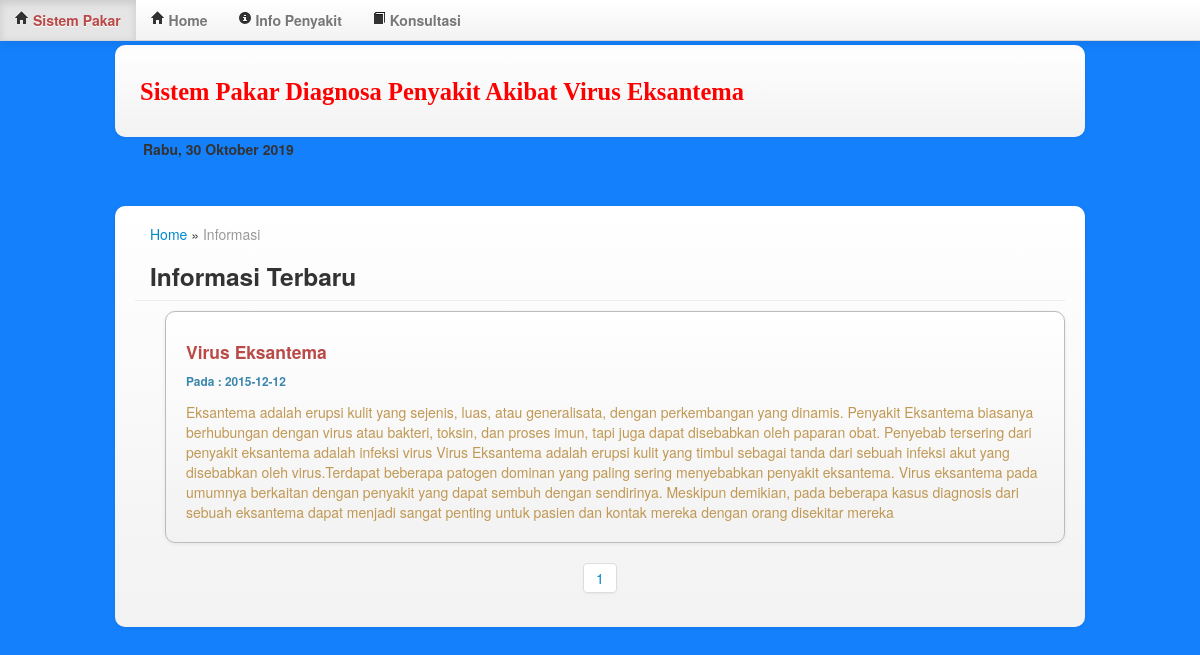
The app's page /informasi.php with its own data.
### tables this page shows
CREATE TABLE IF NOT EXISTS `informasi` (
  `id_informasi` int(10) NOT NULL AUTO_INCREMENT,
  `judul` text NOT NULL,
  `isi` text NOT NULL,
  `tgl` date NOT NULL,
  `ket` varchar(4) NOT NULL,
  PRIMARY KEY (`id_informasi`)
);

### informasi.php (the view, shortened to what this page needs)
<!DOCTYPE html>
<html lang="en">
<head>
	<link href="css/bootstrap.min.css" rel="stylesheet" media="screen">
</head>
<body>
<?php
		include_once 'menu.php';
	include_once 'header.php';
?>
<div class="container">
	<div class="navbar-inner" style="border:0px solid #bbb; border-radius:10px; padding:10px 20px 10px 20px; margin-top:45px; margin-left:auto; margin-right:auto;">
		<?php
			$i = 1;
			$jml_per_halaman = 3;
			$jml_data = mysql_num_rows(mysql_query("select * from informasi where ket='Show'"));
			$jml_halaman = ceil($jml_data / $jml_per_halaman);
			if(isset($_GET['hal'])){
				$hal = $_GET['hal'];
				$i = ($hal - 1) * $jml_per_halaman  + 1;
				$s = mysql_query("select * from informasi where ket='Show' order by id_informasi desc limit ".(($hal - 1) * $jml_per_halaman).", $jml_per_halaman");
			}else{
				$s = mysql_query("select * from informasi where ket='Show' order by id_informasi desc limit 0, $jml_per_halaman")
						or die(mysql_error());
			}
		?>
		<ul class="breadcrumb" style="margin:0; background-color:transparent;">
			<li><a href="informasi.php?hal=1">Home</a>
				<span class="devider">&raquo;</span></li>
			<li class="active">Informasi</li>
		</ul>
		<div class="modal-header">
			<h3>Informasi Terbaru</h3>
		</div>
		<?php if(mysql_num_rows($s) != 0){ ?>
		<div style="margin-top:5px;">
			<form id="form1" name="form1" method="post" action="">
				<?php while($data = mysql_fetch_array($s)){ ?>
					<div class="navbar-inner" style="border:1px solid #bbb;border-radius:10px;padding:20px; margin-left:30px; margin-top:10px">
						<div class="control-group text-left text-error">
							<h4><?php echo "$data[judul]"; ?></h4>
						</div>
						<div class="text-info">
							<h6>Pada : <?php echo $data['tgl'] ?></h6>
						</div>
						<div class="text-warning">
							<?php echo $data['isi'] ?>
						</div>
					</div>
				<?php $i++; } ?>
				<div class="pagination pagination-centered">
					<ul>
						<?php for($i = 1; $i <= $jml_halaman; $i++) { ?>
							<li><a href="informasi.php?hal=<?php echo $i ?>"><?php echo $i ?></a></li>
						<?php } ?>
					</ul>
				</div>
				<?php
					}else{
						echo "<h3 class='text-error text-center'>Belum Ada Informasi..</h3>";
					}
				?>
			</form>
		</div>
	</div>
</div>
<br><br><br><br>
</body>
</html>

### informasi.php (style rules this page uses)
body { background-image: url(img/body.jpg); background-repeat: repeat; background-attachment: fixed; }

### records on screen
informasi: judul "Virus Eksantema", tgl "2015-12-12", isi "Eksantema adalah erupsi kulit yang sejenis, luas, atau generalisata, dengan perkembangan yang dinamis. Penyakit Eksantema biasanya berhubungan dengan virus atau bakteri, toksin, dan proses imun, tapi juga dapat disebabkan oleh paparan obat. Penyebab tersering dari penyakit eksantema adalah infeksi virus Virus Eksantema adalah erupsi kulit yang timbul sebagai tanda dari sebuah infeksi akut yang disebabkan oleh virus.Terdapat beberapa patogen dominan yang paling sering menyebabkan penyakit eksantema. Virus eksantema pada umumnya berkaitan dengan penyakit yang dapat sembuh dengan sendirinya. Meskipun demikian, pada beberapa kasus diagnosis dari sebuah eksantema dapat menjadi sangat penting…"
